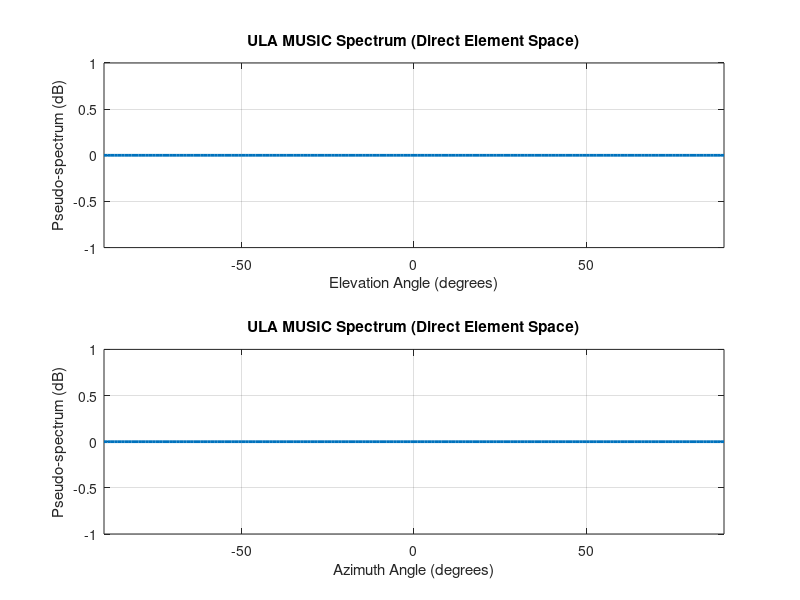

Source code (MATLAB): (Note: this script raises an error after producing the figure.)
% ======================================================================= %
% Script:   FullDemo_0408_v11
% Function: Version 11 is ULA/ULA MUSIC w/ integrated lidar
% Notes:    (1) MUSIC Algorithm separate; includes FB averaging
%           (2) Lidar uses Alden's linear regression algorithm w/
%               Capstoneociated functions
%           (3) Req. Functions:
%               get_range_v5_5
%               lidar_read_tf02_v5_5
%               tracker_step_v5_5
%               MusicAlg_v2
%           (4) Logan added sim mode
%           (5) Logan added tic toc
%           (6) New steering vector
% Author:   Parker Reeves
% Date:     04/08/2026
% ======================================================================= %

clear all
clear r;

SIM_MODE = false;

% ====================== RANGEFINDER INITIALIZATION ===================== %

if SIM_MODE == false
    try
        r = raspi('169.254.52.8','analog','analog');
        s_az = servo(r,13,'MinPulseDuration',5.44e-4,'MaxPulseDuration',2.40e-3);
        s_el = servo(r,12,'MinPulseDuration',5.44e-4,'MaxPulseDuration',2.40e-3);

        opts = struct();
        opts.el_offset = 0;      % tune if needed
        opts.max_move_az = 10;   % tune if needed
        opts.max_move_el = 5;    % tune if needed

        get_range_v6('reset');
        fprintf('Raspberry Pi detected\n');
    catch
        fprintf('Raspberry Pi not detected - LiDAR disabled\n');
        r = [];
        opts_in = struct();
    end
else
        fprintf('Sim Mode True - LiDAR disabled\n');
        r = [];
        opts_in = struct();
end


% ==================== ARRAY INITIALIZATION (UCA) ======================= %

c = 3e8;
f = 2.4e9;
lambda = c/f;

M = 4;
d = 0.5;
k = 2*pi/lambda;
delta = d*lambda;
J = fliplr(eye(M));

% ========================= SIGNAL RECEPTION / AUTO SIM MODE ============ %

if SIM_MODE == false

    try
        Y_1 = adi.FMComms5.Rx('uri','ip:192.168.0.101');
        Y_1.EnabledChannels = [1 2 3 4];

        Y_2 = adi.FMComms5.Rx('uri','ip:192.168.1.101');
        Y_2.EnabledChannels = [1 2 3 4];

        fprintf('Hardware detected - running in LIVE MODE\n');

    catch

        SIM_MODE = true;
        fprintf('Hardware not detected - running in SIMULATION MODE\n');

        % Simulated source trajectory parameters
        sim_az      = -60;
        sim_el      = -30;
        sim_az_step = 0.25;
        sim_el_step = 0.05;
        sim_snr     = 12;
        N_snap      = 32768;

    end

else

    sim_az      = -60;
    sim_el      = -30;
    sim_az_step = 0.25;
    sim_el_step = 0.05;
    sim_snr     = 12;
    N_snap      = 32768;
    fprintf('Sim Mode True - running in SIMULATION MODE\n');

end

phi_scan   = -90:1:90;
theta_scan = -90:1:90;

% =========================== INITIALIZE PLOTS =========================== %

figure;

subplot(2,1,1)
h1 = plot(phi_scan, zeros(size(phi_scan)), ...
          'LineWidth', 2, 'Color', [0 0.447 0.741]);
grid on;
title('ULA MUSIC Spectrum (Direct Element Space)');
xlabel('Elevation Angle (degrees)');
ylabel('Pseudo-spectrum (dB)');
xlim([-90 90]);

subplot(2,1,2)
h2 = plot(theta_scan, zeros(size(theta_scan)), ...
          'LineWidth', 2, 'Color', [0 0.447 0.741]);
grid on;
title('ULA MUSIC Spectrum (Direct Element Space)');
xlabel('Azimuth Angle (degrees)');
ylabel('Pseudo-spectrum (dB)');
xlim([-90 90]);

n_cycles = 0;
avg_time  = 0;

% ============================== MAIN LOOP ============================== %

while true

    tic  % <<< START cycle timer

    spectrum_1 = zeros(size(theta_scan)); % ULAAZ Array
    spectrum_2 = zeros(size(phi_scan));   % ULAEL Array

    % ==================== DATA CAPTURE OR SIMULATION =================== %

    if SIM_MODE
        % Oscillate source back and forth across az and el
        sim_az = sim_az + sim_az_step;
        sim_el = sim_el + sim_el_step;
        if sim_az >  90 || sim_az < -90, sim_az_step = -sim_az_step; end
        if sim_el >  90 || sim_el < -90, sim_el_step = -sim_el_step; end

        a_az_true = exp(-1j*k*(0:M-1)'*delta*sind(sim_az));
        a_el_true = exp(-1j*k*(0:M-1)'*delta*sind(sim_el));

        noise_pwr = 10^(-sim_snr/10);
        s_sim_az  = (randn(1, N_snap) + 1j*randn(1, N_snap)) / sqrt(2);
        s_sim_el  = (randn(1, N_snap) + 1j*randn(1, N_snap)) / sqrt(2);

        X_1 = (a_az_true * s_sim_az + sqrt(noise_pwr) * (randn(M, N_snap) + 1j*randn(M, N_snap)) / sqrt(2))';  % (N_snap x M)
        X_2 = (a_el_true * s_sim_el + sqrt(noise_pwr) * (randn(M, N_snap) + 1j*randn(M, N_snap)) / sqrt(2))';  % (N_snap x M)

    else
        X_1 = Y_1(); % ULAAZ Data
        X_2 = Y_2(); % ULAEL Data
    end

    En_1 = MusicAlg_v2(X_1,J); % ULAAZ Noise subspace
    En_2 = MusicAlg_v2(X_2,J); % ULAEL Noise subspace

% ===================== MUSIC SPECTRUM SEARCH (ULAEL) 2 ===================== %

    for i = 1:length(phi_scan)
        a_theta = exp(-1j*k*(0:M-1)'*delta*sind(phi_scan(i)));
        spectrum_2(i) = 1 / abs((a_theta' * (En_2 * En_2') * a_theta));
    end

    [~, max_idx] = max(10*log10(abs(spectrum_2)));
    est_EL = phi_scan(max_idx);
    
% ===================== MUSIC SPECTRUM SEARCH (ULAAZ) 1 ===================== %

    for t = 1:length(theta_scan)
        a_scan = exp(-1j*k*(0:M-1)'*delta*sind(theta_scan(t)));
        spectrum_1(t) = 1 / abs(a_scan'*(En_1*En_1')*a_scan);
    end

    [~, idx_peak] = max(10*log10(abs(spectrum_1)));
    est_AZ = theta_scan(idx_peak);

% =========================== VISUALIZATION ============================= %

    % fprintf('Estimated Azimuth: %.2f°\n', est_AZ);

    set(h1, 'YData', 10*log10(abs(spectrum_2)));
    set(h2, 'YData', 10*log10(abs(spectrum_1)));

    drawnow limitrate

    % ===================== LIDAR / SIM DISTANCE ======================== %

    if SIM_MODE
        dist_cm = norm([sim_az, sim_el]) * 10;  % fake distance for display
        fprintf('Estimated Distance: %.1f cm (simulated)\n', dist_cm);
    else
        az_in = est_AZ;      % your estimator output (pre +90 mapping)
        el_in = est_EL;    % your estimator output (el_offset applied internally)

        [dist_cm, strength, cmd_az, cmd_el, status] = ...
            get_range_v6(r, az_in, el_in, s_az, s_el, opts);

        fprintf('az_in=%.2f el_in=%.2f cmd_az=%.2f cmd_el=%.2f dist=%.1f str=%d no_action=%d\n', ...
            az_in, el_in, cmd_az, cmd_el, dist_cm, strength, status.track.no_action);
        fprintf(['Estimated Distance: ', dist_cm])
    end

    fprintf('Estimated Azimuth: %.2f°\n', est_AZ);
    fprintf('Estimated Elevation: %.2f°\n', est_EL);

    if SIM_MODE
        fprintf('True Azimuth:      %.2f°\n', sim_az);
        fprintf('True Elevation:    %.2f°\n', sim_el);
    end

    % ====================== TICK-TOCK REPORT =========================== %

    elapsed   = toc;
    n_cycles  = n_cycles + 1;
    avg_time  = avg_time + (elapsed - avg_time) / n_cycles;  % running mean

    fprintf('DOA Cycle Time: %.4f s  (%.1f Hz)  |  Avg: %.4f s\n', ...
             elapsed, 1/elapsed, avg_time);

    pause(0.05)

end
